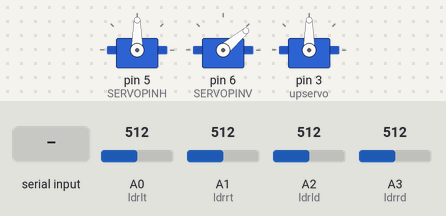
A sketch run on a simulated Arduino Uno, built with avr-gcc and run on an emulated ATmega328P. On the bench: 3 × servo. The test bench sets the inputs (shaded band); at power-on: A0 (ldrlt) = 512, A1 (ldrrt) = 512, A2 (ldrld) = 512, A3 (ldrrd) = 512. What the sketch prints to the serial monitor is not drawn.

Above: at 1.4 s.
1.5 s: A0 (ldrlt) set to 605
3.5 s: A0 (ldrlt) set to 622
At 5.3 s:
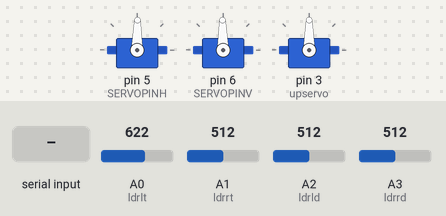
7.8 s: A1 (ldrrt) set to 135
12.1 s: "1" received over the second serial link
At 13.9 s:
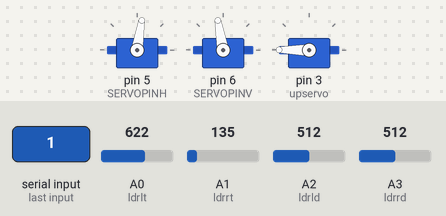
16.4 s: "0" received over the second serial link
At 17.7 s:
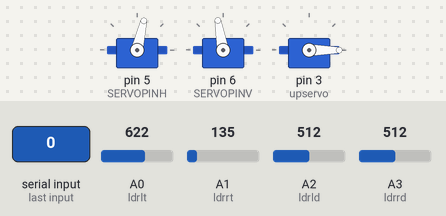
20.7 s: A2 (ldrld) set to 135
At 37.4 s:
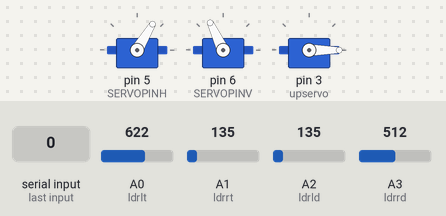
Timing chart, 0 to 39.1 s (numbered marks = the images above; inputs shaded):
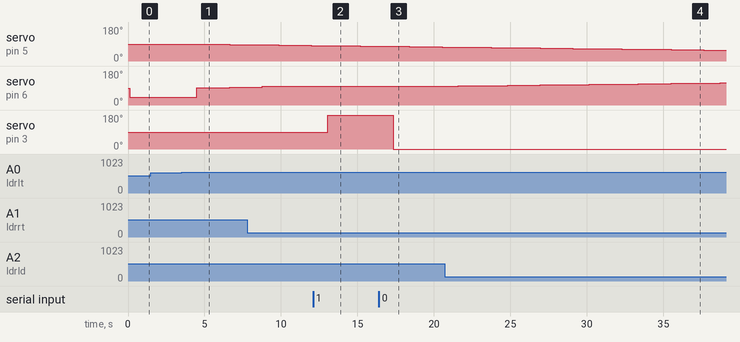

The sketch:

Pushbutton_LED.ino.ino
```cpp
#include <Servo.h>

#define SERVOPINH  5 //水平舵机
#define SERVOPINV  6 //垂直舵机

#define DTIME   50  //延时参数，数值越小相应速度越快，反之相应慢   单位毫秒 一般取值（10~100）
#define TOL   50     //照度的相应范围，越小越敏感，反之迟缓  （取值10~100 根据环境光强度不同敏感度也不同，室内光源变化幅度大，阳光下变化小）
/*以上2参数太小，会对光线的细微变化极其敏感，进而产生抖动，
  为消除抖动，可以使用滤波处理，或者调节参数，减慢反应时间或敏感度来应对。 */


// 水平舵机的设置
Servo horizontal; // 水平舵机
int servoh = 90;   // 默认角度

int servohLimitHigh = 145;  //左右角度
int servohLimitLow = 5;     //左右角度

// 垂直舵机的设置
Servo vertical;     // 垂直舵机
int servov = 90;     // 默认角度

int servovLimitHigh = 80;  //
int servovLimitLow = 1 ;    //最大仰角 不易过大，传感器可能顶住机架


//
// 4个传感器的接线口
const int ldrlt = A0; //左上
const int ldrrt = A1; //右上
const int ldrld = A2; //左下
const int ldrrd = A3; //右下

Servo upservo ;                 //建立两个舵机对象：投喂系统上、下
#include<SoftwareSerial.h>               //蓝牙连接的头文件
SoftwareSerial BT(10,11);                //RX接D11,TX接D10
String BtOrder = "";                     //接收蓝牙指令
char serialData;
int pos=0,num=0;

void setup()
{
  Serial.begin(9600);
  Serial.println("Serial is ready");
  horizontal.attach(SERVOPINH);
  vertical.attach(SERVOPINV);
  horizontal.write(servoh);
  vertical.write(servov);
  delay(100);

  //测试运行情况
  //测试垂直轴的运行情况，注意检测一下是否有卡住（或者导线缠绕）的情况。
//  for(int i=servovLimitLow;i<servovLimitHigh;i+=10)
//  {  vertical.write(i);
//     delay(150);
//  }
  vertical.write((servovLimitLow + servovLimitHigh)/2);
  delay(100);
//  //测试水平
//  for(int i=0;i<180;i+=10)
//   {  horizontal.write(i);
//     delay(150);
//   }
  BT.begin(9600);
  BT.println("Bluetooch is ready");
  upservo.attach(3);               //开关投喂舵机接引脚5，代号为’U‘
  Serial.print("Please input serial date");

}

void loop()
{
  int lt = analogRead(ldrlt); //左上
  int rt = analogRead(ldrrt); //右上
  int ld = analogRead(ldrld); //左下
  int rd = analogRead(ldrrd); //分别读取4个传感器的照度值


  int avt = (lt + rt) / 2; //
  int avd = (ld + rd) / 2; //
  int avl = (lt + ld) / 2; //
  int avr = (rt + rd) / 2; //将邻近的读数平均

  int dvert = avt - avd; //
  int dhoriz = avl - avr;//再计算上下行和左右排平均值的平均值

  Serial.print(lt);
  Serial.print(",");
  Serial.print(rt);
  Serial.print(",");
  Serial.print(ld);
  Serial.print(",");
  Serial.print(rd);
  Serial.print ("      |    ");

  Serial.print(avt);
  Serial.print(",");
  Serial.print(avd);
  Serial.print(",");
  Serial.print(avl);
  Serial.print(",");
  Serial.print(avr);
  Serial.print(",   ");
  Serial.print(DTIME);
  Serial.print(",   ");
  //Serial.println(TOL);    //串口输出读数值，调试正常后，可以删除此段代码，可以提高相应速度。


//检查差异是否在公差范围内，否则改变垂直角度
  if (-1*TOL > dvert || dvert > TOL){
    if (avt < avd){
      servov = ++servov;
      if (servov > servovLimitHigh){
        servov = servovLimitHigh;
      }
    }
    else if (avt > avd){
      servov= --servov;
      if (servov < servovLimitLow){
      servov = servovLimitLow;
      }
    }
    vertical.write(180- servov); //舵机旋转角度和光线相反的话 用(180- servov)或 (servov) 调换方向即可
  }

  //检查差异是否在公差范围内，否则改变水平角度
  if (-1*TOL > dhoriz || dhoriz > TOL) {
    if (avl < avr){
      servoh = --servoh;
      if (servoh < servohLimitLow){
        servoh = servohLimitLow;
      }
    }
    else if (avl > avr){
      servoh = ++servoh;
      if (servoh > servohLimitHigh){
       servoh = servohLimitHigh;
       }
    }
    else if (avl = avr){}// nothing
    horizontal.write(180- servoh); //舵机旋转角度和光线相反的话 用(180- servoh) 或 (servoh) 调换方向即可
  }
  delay(DTIME);
  delay(1000);
  BT.print("测试计数");
  BT.println(num);                 //蓝牙发出信息
  Serial.print("测试计数");
  Serial.println(num);             //测试串口接收信息
  num+=1;
    if(BT.available()>0){           //检查串口缓存是否有数据等待传输
      serialData = (char)BT.read();
      if(serialData == '1')
      {
         upservo.write(180);           //上舵机旋转九十度打开投喂口
      }else{
         upservo.write(0);           //返回初始状态
      }
    }
}
```

Measured:
- the behaviour switches between 613 and 614 on A0 (ldrlt) (found by bisection; images 0 and 1)
- after the input at 1.5 s, every drawn part: stays the same
- after the input at 3.5 s, servo on pin 5 (SERVOPINH): 90° → 89° after 1.0 s, → 88° 1.1 s later, → 87° 1.1 s later, → 86° 1.1 s later; servo on pin 6 (SERVOPINV): 40° → 91° after 1.0 s, → 92° 1.1 s later, → 93° 1.1 s later, → 94° 1.1 s later
- after the input at 12.1 s, servo on pin 3 (upservo): 90° → 180° after 0.95 s
- after the input at 16.4 s, servo on pin 3 (upservo): 180° → 0° after 0.93 s
- after the input at 20.7 s, servo on pin 6 (SERVOPINV): moves from 100° to 117° over 17.1 s, starting after 0.91 s
